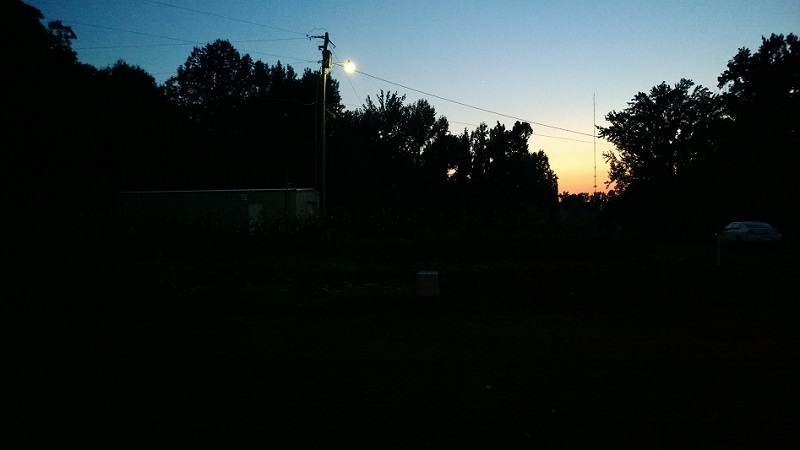
#> input picture images/lowlight_2.jpg, 800 x 450 px
$ python test.py
#> lines starting #> are read from the running program, lines starting #| are printed output that depends on the picture; after the words box and inside, x2 and y2 are one past the last pixel; in counts of white or black regions, pixels touching at a corner belong together
#> further down, img is the input picture: shape (450, 800, 3); mean B, G, R 38.6, 38.2, 29.5
### enhancement.py
import cv2
import numpy as np
from tsmooth import tsmooth
import scipy.optimize as so
from skimage import img_as_float, img_as_int
import os.path as osp


def enhance(img_path, k=None, mu=0.5, a=-0.3293, b=1.1258, lam=0.5, sigma=5):
#> called with img_path = 'images/lowlight_2.jpg', mu = 0.5, a = -0.329, b = 1.13, lam = 0.5, sigma = 5
    img = cv2.imread(img_path)
    img = img_as_float(img)
    t_b = np.max(img, axis=2)
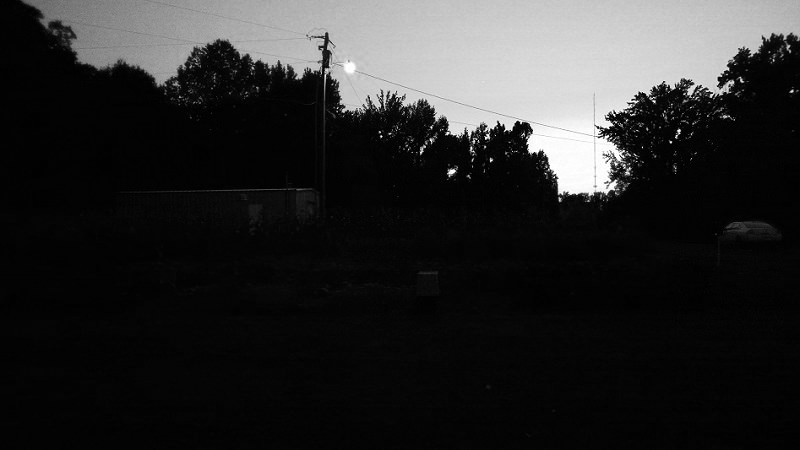
#> t_b: shape (450, 800) float64; min 0, max 1, mean 0.165
    downsample = cv2.resize(t_b, None, fx=0.5, fy=0.5, interpolation=cv2.INTER_CUBIC)
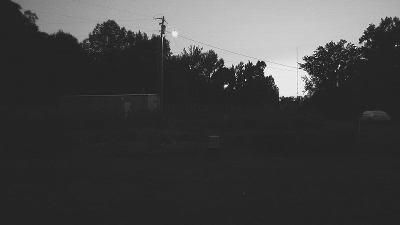
#> downsample: shape (225, 400) float64; min -0.174, max 1.11, mean 0.165; drawn with min black and max white
    tsm = tsmooth(downsample, lam, sigma)
    cv2.imwrite('tsmooth/' + osp.split(img_path)[-1], (np.maximum(tsm/np.max(tsm), 0) * 255).astype(np.uint8))
    t_our = cv2.resize(tsm, (img.shape[1], img.shape[0]))

    if k is not None:
        corrected = apply_correction(img, k, a, b)
        corrected = np.min(corrected, 1)
    else:
        is_poor = np.argwhere(t_our < 0.5)
        corrected = max_entropy_enhance(img, np.where(cv2.resize(t_our, (50, 50)) < 0.5))

    t = np.stack((t_our, t_our, t_our), axis=2)
    t = np.maximum(t, 0)
    W = np.power(t, mu)

    I2 = img * W
    J2 = corrected * (1 - W)

    fused = I2 + J2
    return fused


# [25 lines left out: functions apply_correction, max_entropy_enhance, reg2gm, not called in this run]

### tsmooth.py
import numpy as np
import cv2
import scipy.sparse as sp
from scipy.sparse.linalg import cg


def tsmooth(img, lam=0.01, sigma=3.0, sharpness=0.001):
    # img is the image nparray whose value is in the range[0, 1]
    wx, wy = compute_texture_weights(img, sigma, sharpness)
    s = solve_linear_equation(img, wx, wy, lam)
    return s


def compute_texture_weights(img, sigma, sharpness):
#> called with sigma = 5, sharpness = 0.001
    dt0_v = np.vstack((np.diff(img, axis=0), img[np.newaxis, 0, :] - img[np.newaxis, -1, :]))
    dt0_h = np.hstack((np.diff(img, axis=1), img[:, 0, np.newaxis] - img[:, -1, np.newaxis]))
    h_kernel = np.ones((1, sigma), np.float32)
    v_kernel = np.ones((sigma, 1), np.float32)
    gauker_v = cv2.filter2D(dt0_v, -1, v_kernel)
    gauker_h = cv2.filter2D(dt0_h, -1, h_kernel)
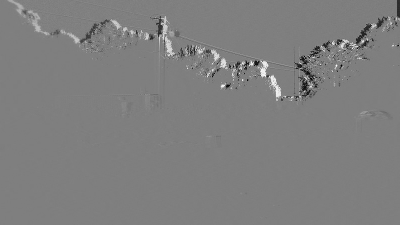
#> gauker_h: shape (225, 400) float64; min -1.08, max 1.09, mean 0.000331; drawn with min black and max white
    w_v = 1.0 / (np.abs(gauker_v) * np.abs(dt0_v) + sharpness)
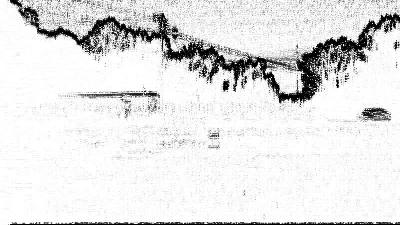
#> w_v: shape (225, 400) float64; min 1.04, max 1000, mean 891.3; drawn with min black and max white
    w_h = 1.0 / (np.abs(gauker_h) * np.abs(dt0_h) + sharpness)
    return w_h, w_v


def solve_linear_equation(img, wx, wy, lam):
#> called with lam = 0.5
    r = img.shape[0]
#> r = 225
    c = img.shape[1]
#> c = 400
    if len(img.shape) > 2:
        ch = img.shape[2]
    else:
        ch = 1
    k = r * c
#> k = 90000
    dx = -lam * wx.T.reshape((k, 1))
    dy = -lam * wy.T.reshape((k, 1))
    tempx = np.hstack((wx[:, -1, np.newaxis], wx[:, 0:-1]))
    tempy = np.vstack((wy[np.newaxis, -1, :], wy[0:-1, :]))
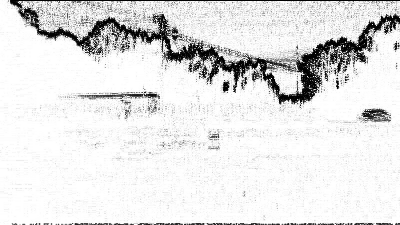
#> tempy: shape (225, 400) float64; min 1.04, max 1000, mean 891.3; drawn with min black and max white
    dxa = -lam * tempx.T.reshape((tempx.shape[0] * tempx.shape[1], 1))
    dya = -lam * tempy.T.reshape((tempy.shape[0] * tempy.shape[1], 1))
    tempx = np.hstack((wx[:, -1, np.newaxis], np.zeros((img.shape[0], img.shape[1] - 1))))
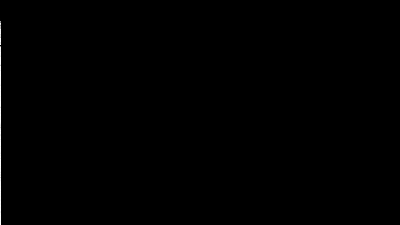
#> tempx: shape (225, 400) float64; min 0, max 1000, mean 2.2; drawn with min black and max white
    tempy = np.vstack((wy[np.newaxis, -1, :], np.zeros((img.shape[0] - 1, img.shape[1]))))
    dxd1 = -lam * tempx.T.reshape((tempx.shape[0] * tempx.shape[1], 1))
    dyd1 = -lam * tempy.T.reshape((tempy.shape[0] * tempy.shape[1], 1))
    wx[:, -1] = 0
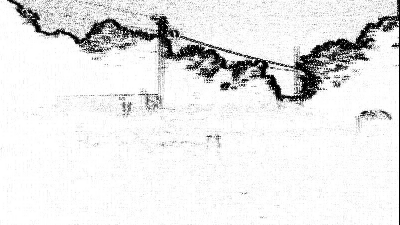
#> wx: shape (225, 400) float64; min 0, max 1000, mean 908.9; drawn with min black and max white
    wy[-1, :] = 0
#> wy: shape (225, 400) float64; 0.44% of pixels changed, all inside (x1, y1, x2, y2) = (0, 224, 400, 225)
    dxd2 = -lam * wx.T.reshape((wx.shape[0] * wx.shape[1], 1))
    dyd2 = -lam * wy.T.reshape((wy.shape[0] * wy.shape[1], 1))

    Ax = sp.spdiags(np.hstack((dxd1, dxd2)).T, np.array([-k + r, -r]), k, k)#.toarray()
    Ay = sp.spdiags(np.hstack((dyd1, dyd2)).T, np.array([-r + 1, -1]), k, k)#.toarray()

    D = 1 - (dx + dy + dxa + dya)
    A = (Ax + Ay) + (Ax + Ay).T + sp.spdiags(D.T, 0, k, k)#.toarray()

    # L = scipy.sparse.cholmod.cholesky(A)
    output = img
    for i in range(0, ch):
        tin = img.T.reshape((k, 1))
        tout = cg(A, tin, tol=0.001)
        # err = np.linalg.norm(A * tout[0] - tin)
        # print 'Error = {}'.format(err)
        output = tout[0].reshape((r, c), order='F')
    return output

### test.py
import enhancement
import cv2
import pprint
import numpy as np
from enhancement import enhance


if __name__ == '__main__':
    img_name = 'lowlight_2.jpg'
    img_path = 'images/' + img_name
    fused_path = 'result/enhanced_' + img_name
    img = cv2.imread(img_path)
#> (the run stopped early here; a loop or call above may not have finished)

$ run again, with images/car1.jpg copied over images/lowlight_2.jpg
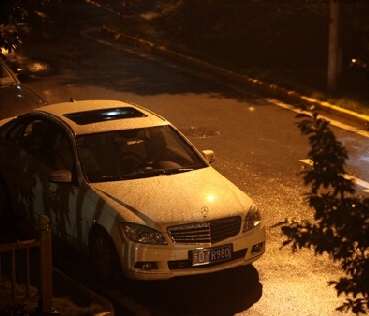
#> input picture images/car1.jpg, 369 x 316 px
#> img is the input picture: shape (316, 369, 3); mean B, G, R 19, 46.4, 77.5
#> in solve_linear_equation, `wx[:, -1] = 0`:
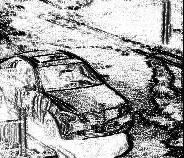
#> wx: shape (158, 184) float64; min 0, max 1000, mean 636; drawn with min black and max white
#> in solve_linear_equation, `wy[-1, :] = 0`:
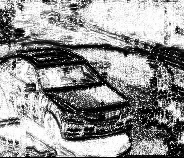
#> wy: shape (158, 184) float64; min 0, max 1000, mean 573.4; drawn with min black and max white

$ run again, with images/dark_sea.jpg copied over images/lowlight_2.jpg
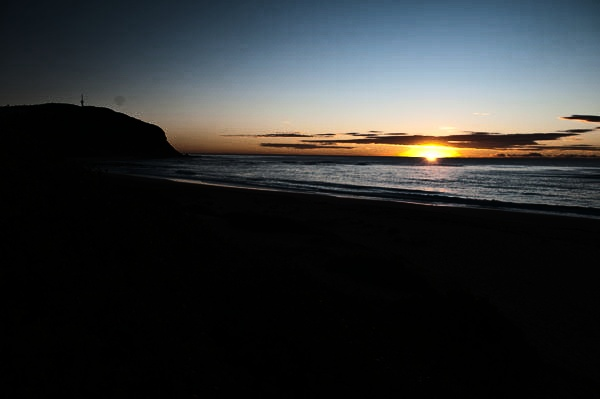
#> input picture images/dark_sea.jpg, 600 x 399 px
#> img is the input picture: shape (399, 600, 3); mean B, G, R 50, 48.8, 46.1
#> in compute_texture_weights, `gauker_h = cv2.filter2D(dt0_h, -1, h_kernel)`:
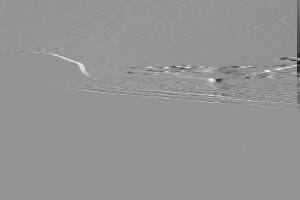
#> gauker_h: shape (200, 300) float64; min -1.05, max 0.757, mean 0.00132; drawn with min black and max white
#> in solve_linear_equation, `wx[:, -1] = 0`:
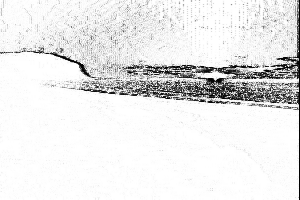
#> wx: shape (200, 300) float64; min 0, max 1000, mean 915.8; drawn with min black and max white
#> wy: shape (200, 300) float64; min 0, max 1000, mean 806.4

$ run again, with images/lian.jpg copied over images/lowlight_2.jpg
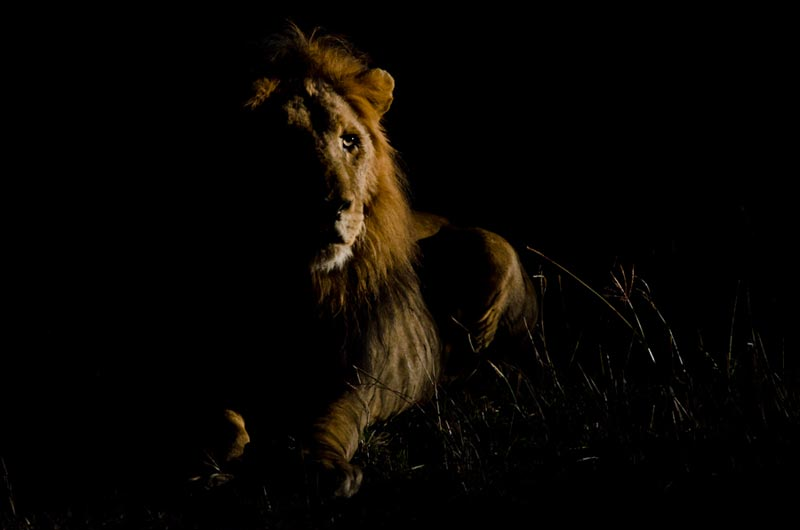
#> input picture images/lian.jpg, 800 x 530 px
#> img is the input picture: shape (530, 800, 3); mean B, G, R 2.7, 5.7, 8.1
#> wx: shape (265, 400) float64; min 0, max 1000, mean 887.6
#> in solve_linear_equation, `wy[-1, :] = 0`:
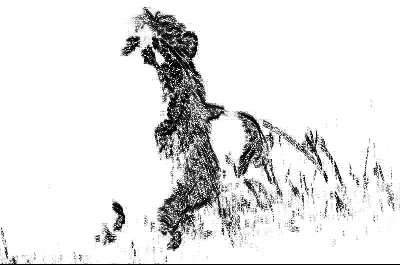
#> wy: shape (265, 400) float64; min 0, max 1000, mean 899.4; drawn with min black and max white
